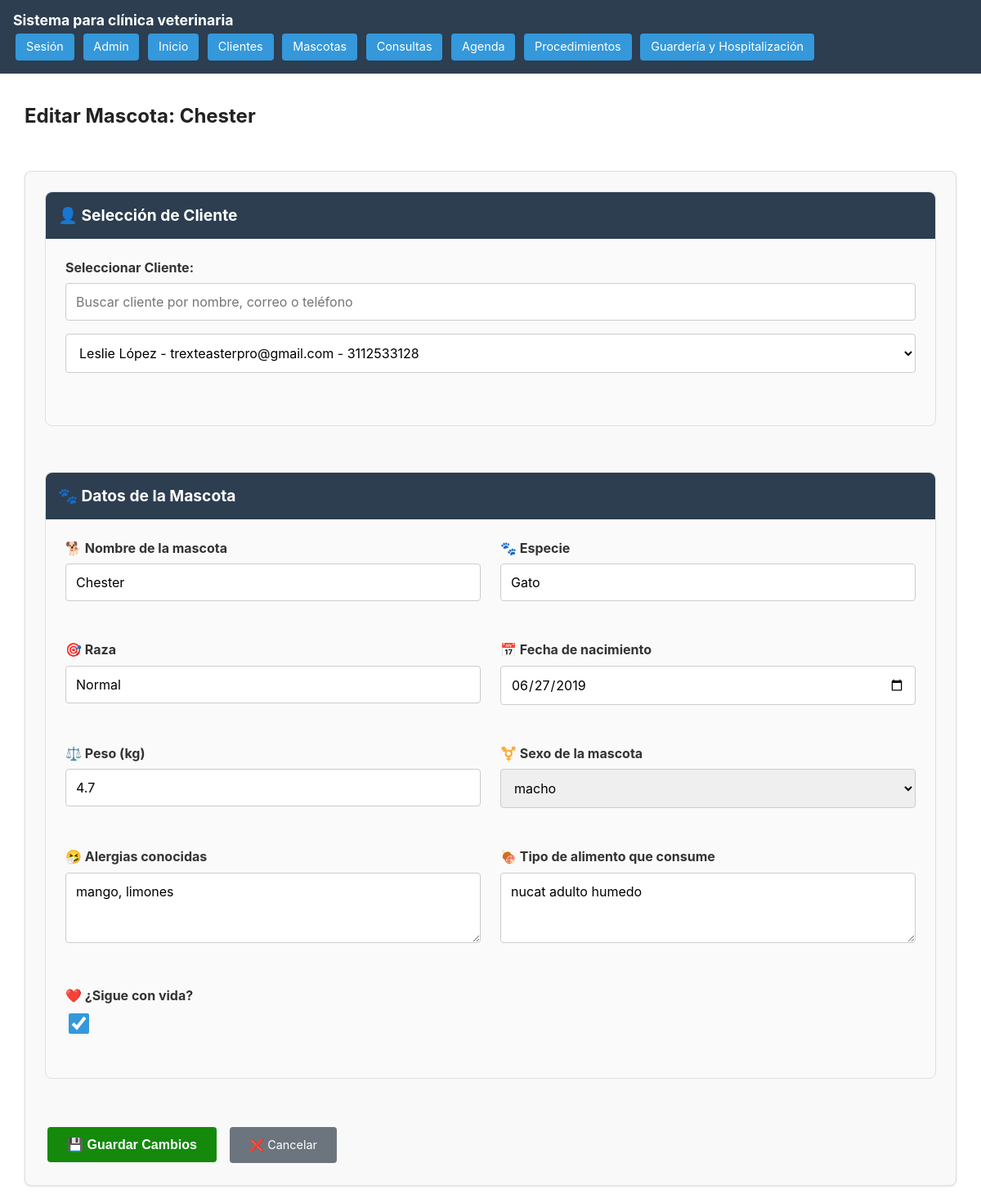
The app's page /editar-mascota/1/ (signed in) with its own data.
### ClientesMascotas/models.py (models this page shows)
class Mascotas(models.Model):
    SEXOS = [
        ('macho', 'macho'),
        ('hembra', 'hembra'),
    ]
    cliente = models.ForeignKey(Clientes, on_delete=models.CASCADE)
    nombre = models.CharField(max_length=255)
    especie = models.CharField(max_length=255)
    raza = models.CharField(max_length=255)
    fechaNacimiento = models.DateField()
    peso = models.FloatField()
    vacunas = models.TextField(blank=True)
    ultimaDesparasitacion = models.DateField(blank= True, null=True)
    ultimoDesparasitante = models.TextField(blank=True)
    alergias = models.TextField(blank=True)
    vive = models.BooleanField(default=True)
    sexo = models.CharField(
        max_length=20,
        choices=SEXOS,
        default='macho'  # puedes poner un valor por defecto si quieres
    )
    alimento = models.TextField(blank = True)

class Clientes(models.Model):
    nombre = models.CharField(max_length=255)
    email = models.EmailField(unique=True, blank = True)
    telefono = models.CharField(max_length=20, unique = True)
    direccion = models.TextField(blank=True)

### ClientesMascotas/views.py (the view)
# urls.py: path('editar-mascota/<int:pk>/', views.editar_mascota, name='editar_mascota'),
@login_required
def editar_mascota(request, pk):
    mascota = get_object_or_404(Mascotas, pk=pk)
    clientes = Clientes.objects.all()
    if request.method == 'POST':
        form = MascotaUpdateForm(request.POST, instance=mascota)
        if form.is_valid():
            mascota_editada = form.save(commit=False)
            cliente_id = request.POST.get('cliente')
            if cliente_id:
                mascota_editada.cliente_id = cliente_id
            mascota_editada.save()
            return redirect('ver_mascotas')
    else:
        form = MascotaUpdateForm(instance=mascota)
    return render(request, 'clientesMascotas/Mascotas/editarMascota.html', {
        'form': form,
        'clientes': clientes
    })

### templates/clientesMascotas/Mascotas/editarMascota.html (shortened to what this page needs)
{% extends 'base.html' %}
{% block content %}
<section class="container">
    <div class="header-actions">
        <h2>Editar Mascota: {{ form.instance.nombre }}</h2>
    </div>
    <form method="post">
        <div class="form-section">
            <div class="form-header">
                <h3>👤 Selección de Cliente</h3>
            </div>
            <div class="form-group">
                <label for="cliente">Seleccionar Cliente:</label>
                <input type="text" id="cliente-search" placeholder="Buscar cliente por nombre, correo o teléfono" class="search-input">
                <select id="cliente" name="cliente" class="searchable-dropdown">
                    {% for cliente in clientes %}
                    <option value="{{ cliente.id }}" {% if cliente.id == form.instance.cliente.id %}selected{% endif %}>
                        {{ cliente.nombre }} - {{ cliente.email }} - {{ cliente.telefono }}
                    </option>
                    {% endfor %}
                </select>
            </div>
        </div>
        <div class="form-section">
            <div class="form-header">
                <h3>🐾 Datos de la Mascota</h3>
            </div>
            <div class="form-grid">
                {% for field in form %}
                <div class="form-group {% if field.field.widget.input_type == 'textarea' %}full-width{% endif %}">
                    <label for="{{ field.id_for_label }}">{{ field.label }}</label>
                    {{ field }}
                </div>
                {% endfor %}
            </div>
        </div>
        <div class="action-buttons">
            <button type="submit" class="btn-home" style="background: var(--btn-agr); padding: 12px 24px;">
                💾 Guardar Cambios
            </button>
            <a href="{% url 'ver_mascotas' %}" class="btn-home" style="background: #6c757d; padding: 12px 24px;">
                ❌ Cancelar
            </a>
        </div>
    </form>
</section>
{% endblock %}

### static/styles/main.css (style rules this page uses)
:root { --brand-bg: #2c3e50; --btn-bg: #3498db; --btn-bg-hover: #2980b9; --text-on-brand: #ffffff; --btn-agr: #14890c; --btn-agr-hover: #0fda15; --btn-regresar: #e67e22; --btn-regresar-hover: #a85904; --form-bg: #fafafa; --form-border: #e0e0e0; --error-color: #d9534f; --success-color: #28a745; }
body { margin: 0; font-family: -apple-system, BlinkMacSystemFont, 'Segoe UI', Roboto, 'Helvetica Neue', Arial; line-height: 1.4; color: #222; }
.btn-home, .btn-agregar, .btn-regresar { display: inline-block; padding: 0.4rem 0.8rem; color: white; text-decoration: none; border-radius: 4px; margin: 0.2rem; border: none; cursor: pointer; font-size: 0.9rem; }
.btn-home { background: var(--btn-bg); }
.checkbox-grande { width: 25px; height: 25px; accent-color: #3498db; cursor: pointer; }
.form-group { margin-bottom: 1.5rem; }
.form-section { margin-bottom: 2rem; padding: 1.5rem; border: 1px solid var(--form-border); border-radius: 8px; background: var(--form-bg); }
.form-grid { display: grid; grid-template-columns: 1fr 1fr; gap: 1.5rem; }
.form-control { width: 100%; padding: 0.75rem; border: 1px solid #ccc; border-radius: 4px; box-sizing: border-box; font-size: 1rem; font-family: inherit; }
.search-input, .searchable-dropdown { width: 100%; padding: 0.75rem; margin-bottom: 1rem; border: 1px solid #ccc; border-radius: 4px; font-size: 1rem; }
.searchable-dropdown { background: white; cursor: pointer; }
form { display: flex; flex-direction: column; gap: 1.5rem; background: #f9f9f9; padding: 1.5rem; border: 1px solid #ddd; border-radius: 8px; box-shadow: 0 1px 3px rgba(0, 0, 0, 0.1); }
form label { font-weight: bold; color: #333; margin-bottom: 0.5rem; display: block; }
form input, form textarea, form select { padding: 0.75rem; border: 1px solid #ccc; border-radius: 4px; font-size: 1rem; width: 100%; box-sizing: border-box; font-family: inherit; }
form button[type="submit"] { align-self: flex-start; padding: 0.75rem 1.5rem; background: var(--btn-agr); color: white; border: none; border-radius: 4px; cursor: pointer; font-size: 1rem; font-weight: bold; }
.header-actions { display: flex; justify-content: space-between; align-items: center; margin-bottom: 30px; flex-wrap: wrap; gap: 15px; }
.action-buttons { display: flex; gap: 10px; flex-wrap: wrap; }
.form-header { background: var(--brand-bg); color: white; padding: 15px; border-radius: 8px 8px 0 0; margin: -1.5rem -1.5rem 1.5rem -1.5rem; }
.form-header h3 { margin: 0; font-size: 1.2rem; }
.container { padding: 1rem; max-width: 100%; margin: 0 auto; }
@media (min-width: 1200px) { .container { max-width: 1140px; } }

### records on screen
Mascotas: instance.nombre "Chester", cliente "Leslie López - trexteasterpro@gmail.com - 3112533128", form "Chester" "Gato" "Normal" "06/27/2019" "4.7" "macho" "mango, limones" "nucat adulto humedo" "☑"

### other values on screen
{{ field.label }} "🐕 Nombre de la mascota" "🐾 Especie" "🎯 Raza" "📅 Fecha de nacimiento" "⚖️ Peso (kg)" "⚧️ Sexo de la mascota" "🤧 Alergias conocidas" "🍖 Tipo de alimento que consume" "❤️ ¿Sigue con vida?"
